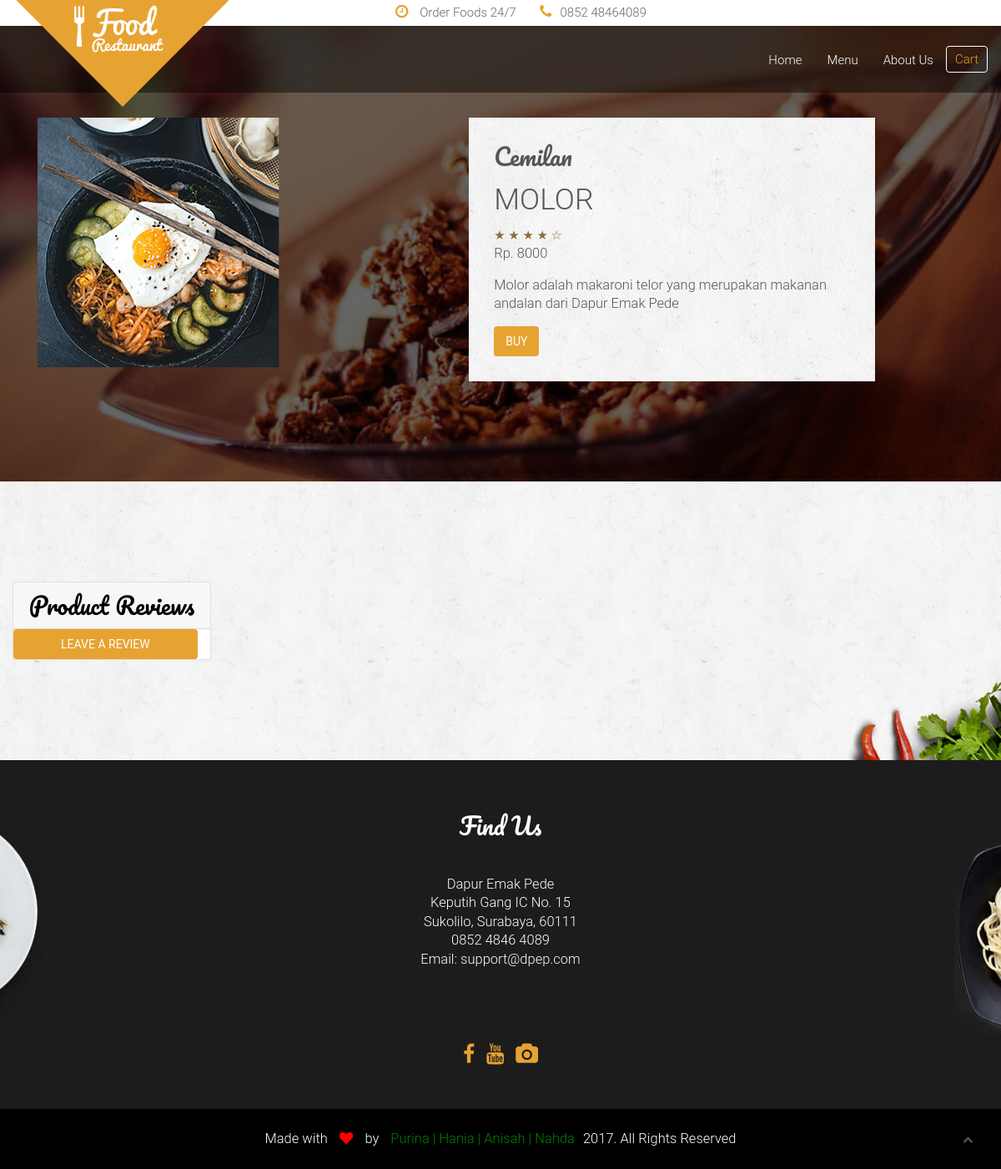
Screenshot of /detail.php?id=1 with the database file from the repository.
### tables this page shows
CREATE TABLE `menu` (
  `m_ID` int(11) NOT NULL,
  `m_nama` varchar(100) NOT NULL,
  `m_detail` varchar(1000) DEFAULT NULL,
  `m_harga` float DEFAULT NULL,
  `m_stock` int(11) DEFAULT NULL,
  `m_rating` float DEFAULT NULL,
  `m_gambar` text,
  PRIMARY KEY (`m_ID`)
);

### detail.php (the view, shortened to what this page needs)
<?php
     include('connect.php');
     $id=$_GET['id'];
     $sql = "SELECT * FROM menu WHERE m_ID='$id'";
     $res = mysqli_query($conn,$sql);
     $menu = mysqli_fetch_array($res);
 ?>
<!doctype html>
 <html class="no-js" lang="">
    <head>
        <link rel="stylesheet" href="assets/css/bootstrap.min.css">
        <link rel="stylesheet" href="assets/css/font-awesome.min.css">
        <link rel="stylesheet" type="text/css" href="style.css">
        <link rel="stylesheet" href="assets/css/animate/animate.css" />
        <link rel="stylesheet" href="assets/css/plugins.css" />
        <link rel="stylesheet" href="assets/css/style.css">
        <link rel="stylesheet" href="assets/css/responsive.css" />
    </head>
    <body>
        <header id="home" class="navbar-fixed-top">
            <div class="header_top_menu clearfix">
                <div class="container">
                    <div class="row">
                        <div class="col-md-5 col-md-offset-3 col-sm-12 text-right">
                            <div class="call_us_text">
								<a href=""><i class="fa fa-clock-o"></i> Order Foods 24/7</a>
								<a href=""><i class="fa fa-phone"></i>0852 48464089</a>
							</div>
                        </div>
                    </div>
                </div>
            </div>
            <div class="main_menu_bg">
                <div class="container">
                    <div class="row">
                        <nav class="navbar navbar-default">
                            <div class="container-fluid">
                                <div class="navbar-header">
                                    <a class="navbar-brand our_logo" href="#"><img src="assets/images/logo.png" alt="" /></a>
                                </div>
                                <div class="collapse navbar-collapse" id="bs-example-navbar-collapse-1">
                                    <ul class="nav navbar-nav navbar-right">
                                        <li><a href="index.php#slider">Home</a></li>
                                        <li><a href="menu.php#portfolio">Menu</a></li>
                                        <li><a href="index.php#abouts">About Us</a></li>
                                        <li><a href="cart.php" class="booking">Cart</a></li>
                                    </ul>
                                </div>
                            </div>
                        </nav>
                    </div>
                </div>
            </div>
        </header>
        <section id="features" class="features">
            <div class="slider_overlay">
                <div class="container">
                    <div class="row">
                        <div class="main_features_content_area  wow fadeIn" data-wow-duration="3s" bg>
                            <div class="col-md-12">
                                <div class="col-md-6 wow slideInLeft" data-wow-duration="1s" >
                                    <img src="assets/images/<?php echo $menu['m_gambar'] ?>">
                                </div>
                                <div class="col-md-6 wow slideInRight" data-wow-duration="1s">
                                    <div class="single_features_text">
                                        <h4>Cemilan</h4>
                                        <h3 value="<?php echo $menu['m_nama'] ?>"><?php echo $menu['m_nama'] ?> </h3>
                                        <span class="text-warning" >&#9733; &#9733; &#9733; &#9733; &#9734;</span>
                                        <p>Rp. <?php echo $menu['m_harga'] ?></p>
                                        <p><?php echo $menu['m_detail'] ?></p>
                                        <a  class="btn btn-primary" data-toggle="modal" data-target="#myModal">buy</a>
                                    </div>
                                </div>
                            </div>
                        </div>
                    </div>
                </div>
            </div>
        </section>
        <section id="abouts" class="abouts">
            <div class="container">
                <div class="row">
                    <div class="abouts_content">
                        <div class="single_abouts_text wow slideInRight" data-wow-duration="1s">
                            <div class="card card-outline-secondary my-4">
                                <h4 class="card-header">
                                Product Reviews
                                </h4>
                                <a class="btn btn-primary" data-toggle="modal" data-target="#commentModal">Leave a Review</a>
                            </div>
                        </div>
                    </div>
                </div>
            </div>
        </section>
       <section id="footer_widget" class="footer_widget">
            <div class="container">
                <div class="row">
                    <div class="footer_widget_content text-center">
                        <div class="col-md-12">
                            <div class="single_widget wow fadeIn" data-wow-duration="2s">
                                <h3>Find Us</h3>
                                <div class="single_widget_info">
                                    <p>Dapur Emak Pede
                                        <span>Keputih Gang IC No. 15<br>Sukolilo, Surabaya, 60111
                                            <br> 0852 4846 4089</span>
                                        <span>Email: support@dpep.com</span></p>
                                </div>
                                <div class="footer_socail_icon">
                                    <a href="http://fb.com/anshpd"><i class="fa fa-facebook"></i></a>
                                    <a href="https://www.youtube.com/watch?v=SKUzsDdZ37s"><i class="fa fa-youtube"></i></a>
                                    <a href="http://instagram.com/nhdzhra"><i class="fa fa-camera"></i></a>
                                </div>
                            </div>
                        </div>
                        </div>
                    </div>
                </div>
        </section>
        <footer id="footer" class="footer">
            <div class="container text-center">
                <div class="row">
                    <div class="col-sm-12">
                        <div class="copyright wow zoomIn" data-wow-duration="3s">
							<p>Made with <i class="fa fa-heart"></i> by <a href="https://www.youtube.com/watch?v=SKUzsDdZ37s">Purina | Hania | Anisah | Nahda</a>2017. All Rights Reserved</p>
						</div>
                    </div>
                </div>
            </div>
        </footer>
		<div class="scrollup">
			<a href="#"><i class="fa fa-chevron-up"></i></a>
		</div>
    </body>
</html>

### style.css (style rules this page uses)
* { margin: 0; padding: 0; }

### assets/css/style.css (style rules this page uses)
html, body { background-color: #1E2E3B; font-size: 15px; color: #565656; width: 100%; padding: 0; margin-left: 0; margin-right: 0; font-family: 'roboto', sans-serif; font-weight: 300; }
img { -moz-user-select: none; -webkit-user-select: none; -ms-user-select: none; user-select: none; -webkit-user-drag: none; user-drag: none; }
a, a:hover, a:active, a:focus { text-decoration: none; outline: none; }
a, button, a span { -webkit-transition: 0.2s ease-in-out; -o-transition: 0.2s ease-in-out; transition: 0.2s ease-in-out; }
*, *:before, *:after { -webkit-box-sizing: border-box; -moz-box-sizing: border-box; box-sizing: border-box; }
p { margin: 0 0 15px; }
ol, ul { list-style: none; padding: 0; }
img { max-width: 100%; }
h1, h2, h3 { font-family: 'roboto', sans-serif; font-weight: 300; margin: 0; }
h4, h5 { font-weight: 300; margin: 0; line-height: 2rem; font-family: 'Pacifico', cursive; }
h3 { font-weight: 300; margin-bottom: .9rem; font-size: 2.375rem; line-height: 2.5rem; }
h4 { font-size:1.875rem; line-height: 2.2rem; margin-bottom: 1.1rem; font-family: 'Pacifico', cursive; }
p { line-height: 1.5rem; font-size: 1.1rem; }
p:last-child { margin-bottom: 0px; }
section { margin:0; }
.btn { margin-right: 15px; border-radius: 0px; }
.btn-primary { color: #ffffff; }
.btn-primary { background-color: #E7A331; color: #ffffff; border: 2px solid #E7A331; text-transform: uppercase; border-radius:4px; }
.btn-primary:before, .btn-primary:after { background-color: #ffffff; }
.header_top_menu { background:#fff; position:relative; }
a.navbar-brand.our_logo { position: absolute; left: 0; top: -50px; width: 25%; }
.header_top_menu .call_us_text a { color:#666; font-size:15px; margin-left:15px; padding:5px; display:inline-block; }
.header_top_menu .call_us_text a i { color:#e7a331; margin-right:10px; font-size:18px; }
.main_menu_bg { background:rgba(0, 0, 0, .45); height: 80px; }
.navbar-default { background-color: transparent; border-color: transparent; }
.container-fluid { margin-top: 15px; }
.main_menu_bg li a.booking { border: 1px solid #fff; border-radius: 4px; color: #e7a331 !important; padding: 5px 10px; margin-top: 8px; }
.main_menu_bg .navbar { margin-bottom: 0px; }
.navbar-default .navbar-nav>li>a { color: #fff; }
.slider_overlay { background:rgba(0, 0, 0, .6); width:100%; top:0; left:0; }
.abouts { background: url(../images/abtbg.jpg) no-repeat center top scroll; -moz-background-size: cover; -webkit-background-size: cover; -o-background-size: cover; background-size: cover; width: 100%; overflow: hidden; }
.abouts_content { padding:120px 0px; display:inline-block; }
.single_abouts_text h4 { color:#000000; }
.features { background:url(../images/ftbg.jpg) center center no-repeat; -moz-background-size: cover; -webkit-background-size: cover; -o-background-size: cover; background-size: cover; width: 100%; overflow: hidden; }
.main_features_content_area { padding:120px 0px; display:inline-block; }
.single_features_text { background:url(../images/textbg.jpg) center center no-repeat; padding:30px; background-size:cover; }
.footer_widget { background:url(../images/footerbg.jpg) center top no-repeat scroll; -moz-background-size: cover; -webkit-background-size: cover; -o-background-size: cover; background-size: cover; width: 100%; overflow: hidden; }
.footer_widget_content { color:#fff; }
.single_widget { padding-bottom: 50px; padding-top:60px; }
.single_widget h3 { font-size:1.875rem; font-family: 'Pacifico', cursive; }
.single_widget_info p { margin-top:40px; }
.single_widget_info p span { display:block; }
.footer_socail_icon { margin-top:90px; }
.footer_socail_icon a { padding:5px; }
.footer_socail_icon a i { font-size:25px; color:#e7a331; }
.footer { background:#000; }
.footer .copyright p { padding:25px; color:#fff; }
.footer .copyright p i { padding:0px 10px; color:#ff0000; }
.footer .copyright p a { padding:0px 10px; color:green; }
.scrollup { width: 30px; height: 30px; border-radius: 15px; opacity: .3; position: fixed; bottom: 20px; right: 25px; color: #fff; cursor: pointer; background-color: #000; z-index: 1000; transition: opacity .5s, background-color .5s; -moz-transition: opacity .5s, background-color .5s; -webkit-transition: opacity .5s, background-color .5s; }
.scrollup i { font-size: 13px; position: absolute; opacity: 1; color: #fff; left: 50%; top: 50%; margin-top: -7px; margin-left: -6px; text-decoration: none; }

### rows the page displays
menu: m_gambar (picture), m_nama "MOLOR", m_harga "8000", m_detail "Molor adalah makaroni telor yang merupakan makanan andalan dari Dapur Emak Pede"
